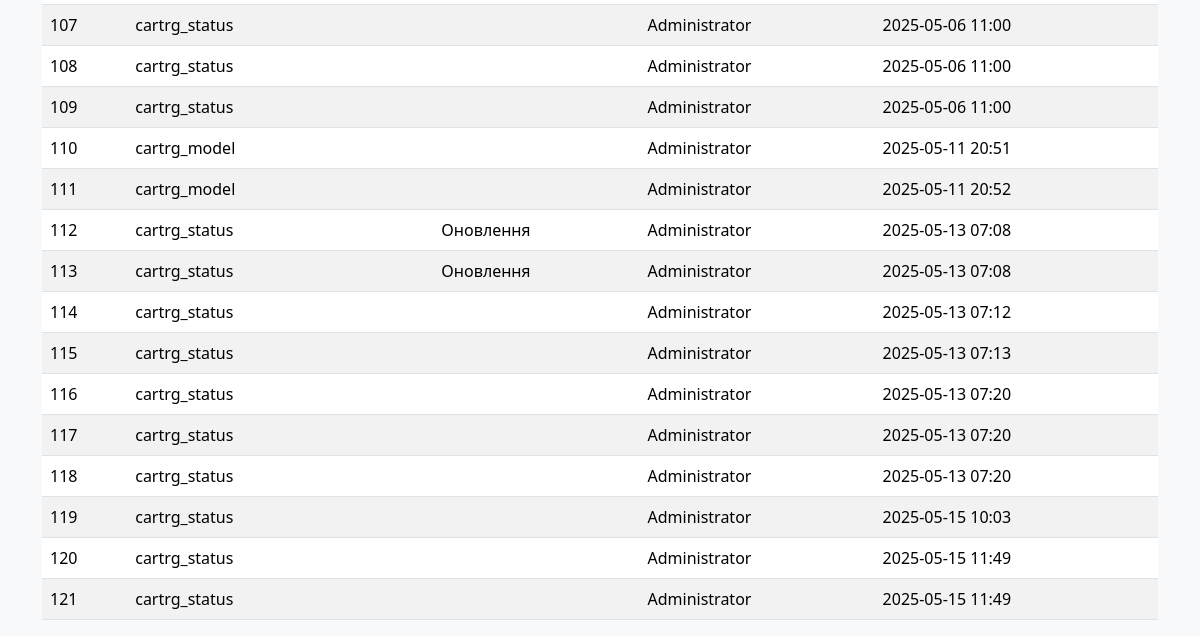
The app's page /event_log (signed in, lower part), older data.
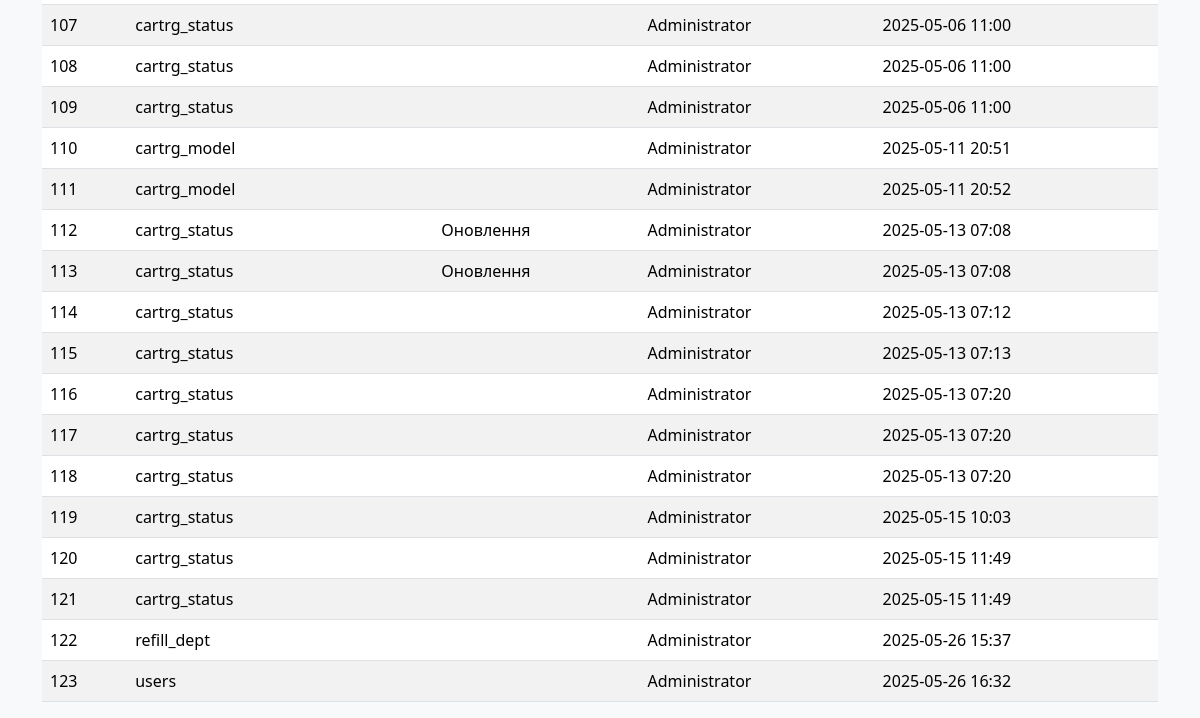
The same page, newer data.
### models.py (models this page shows)
class EventLog(db.Model):
    __tablename__ = "event_log"
    id: Mapped[int] = mapped_column(primary_key=True)
    table_name: Mapped[str] = mapped_column(String(30))
    event_type: Mapped[int] = mapped_column(Integer, server_default=literal(0))
    user_updated: Mapped[int] = mapped_column(ForeignKey(User.id))
    time_updated: Mapped[DateTime] = mapped_column(DateTime, server_default=func.now())

class User(db.Model, UserMixin):
    __tablename__ = "users"
    id: Mapped[int] = mapped_column(primary_key=True)
    username: Mapped[str] = mapped_column(String(30), unique=True, nullable=False)
    password: Mapped[str] = mapped_column(String(255), nullable=False)
    humanname: Mapped[str] = mapped_column(String(60), nullable=False)
    dept_id: Mapped[int] = mapped_column(ForeignKey('refill_dept.id'), nullable=False)
    lastlogin: Mapped[datetime] = mapped_column(DateTime, server_default=func.now())
    active: Mapped[bool] = mapped_column(default=True)
    time_updated: Mapped[DateTime] = mapped_column(DateTime, server_default=func.now())
    role: Mapped[str] = mapped_column(String(30), server_default="user")

### app.py (the view)
    def wrapper(*args, **kwargs):
        if current_user.role != 'admin':
            abort(403)
        return f(*args, **kwargs)

### app.py (called while the page is built)
@login_manager.user_loader
def load_user(user_id):
    return User.query.get(int(user_id))

def admin_required(f):
    def wrapper(*args, **kwargs):
        if current_user.role != 'admin':
            abort(403)
        return f(*args, **kwargs)
    wrapper.__name__ = f.__name__
    return wrapper

@app.route('/event_log')
@login_required
@admin_required
def event_log():
    table_filter = request.args.get('table_filter', '')
    type_filter = request.args.get('type_filter', '')
    query = EventLog.query
    if table_filter:
        query = query.filter(EventLog.table_name == table_filter)
    if type_filter:
        query = query.filter(EventLog.event_type == int(type_filter))
    logs = query.all()
    return render_template('event_log.html', User=User, logs=logs, table_filter=table_filter, type_filter=type_filter)

### templates/event_log.html (shortened to what this page needs)
{% extends "base.html" %}
{% block content %}
    <table class="table table-striped">
        <tbody>
            {% for log in logs %}
            <tr>
                <td>{{ log.id }}</td>
                <td>{{ log.table_name }}</td>
                <td>{{ {0: 'Створення', 1: 'Зміна', 2: 'Оновлення'}[log.event_type] }}</td>
                <td>{{ User.query.get(log.user_updated).humanname }}</td>
                <td>{{ log.time_updated.strftime('%Y-%m-%d %H:%M') }}</td>
            </tr>
            {% endfor %}
        </tbody>
    </table>
{% endblock %}

Row changes from the older to the newer data that the page shows:
added EventLog: id "122", table_name "refill_dept", query.get "Administrator", time_updated "2025-05-26 15:37"
added EventLog: id "123", table_name "users", query.get "Administrator", time_updated "2025-05-26 16:32"
